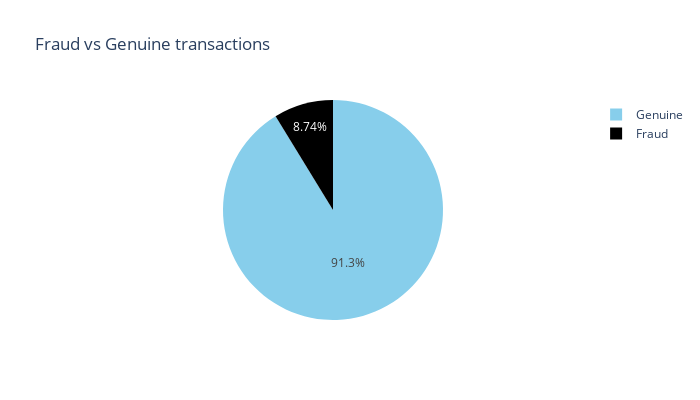

Here is the notebook cell this chart was saved with:
### Markdown cell above
## Target

### Code cell
# results are imbalance
labels=["Genuine","Fraud"]

fraud_or_not = df_raw["fraud"].value_counts().tolist()
values = [fraud_or_not[0], fraud_or_not[1]]

fig = px.pie(values=df_raw['fraud'].value_counts(), names=labels , width=700, height=400, color_discrete_sequence=["skyblue","black"]
             ,title="Fraud vs Genuine transactions")
fig.show()

### Figure 1 — Plotly figure (JSON) as saved in the notebook; plotly's stock layout.template omitted (floating-point values rounded to 4 significant figures)
{"data": [{"domain": {"x": [0, 1], "y": [0, 1]}, "hovertemplate": "label=%{label}<br>value=%{value}<extra></extra>", "labels": ["Genuine", "Fraud"], "legendgroup": "", "name": "", "showlegend": true, "type": "pie", "values": [912597, 87403]}], "layout": {"height": 400, "legend": {"tracegroupgap": 0}, "piecolorway": ["skyblue", "black"], "title": {"text": "Fraud vs Genuine transactions"}, "width": 700}}
